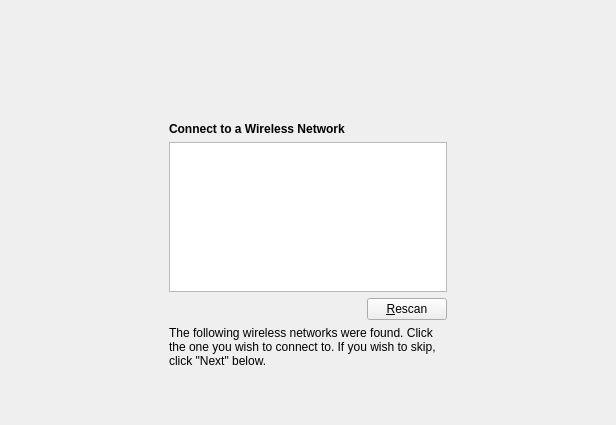
      <widget class="QWidget" name="Page_Wifi">
       <layout class="QGridLayout" name="gridLayout_8">
        <item row="0" column="1">
         <spacer name="verticalSpacer_14">
          <property name="orientation">
           <enum>Qt::Vertical</enum>
          </property>
          <property name="sizeType">
           <enum>QSizePolicy::Fixed</enum>
          </property>
          <property name="sizeHint" stdset="0">
           <size>
            <width>20</width>
            <height>50</height>
           </size>
          </property>
         </spacer>
        </item>
        <item row="1" column="0" rowspan="2">
         <spacer name="horizontalSpacer_24">
          <property name="orientation">
           <enum>Qt::Horizontal</enum>
          </property>
          <property name="sizeType">
           <enum>QSizePolicy::Preferred</enum>
          </property>
          <property name="sizeHint" stdset="0">
           <size>
            <width>158</width>
            <height>288</height>
           </size>
          </property>
         </spacer>
        </item>
        <item row="1" column="1">
         <layout class="QVBoxLayout" name="verticalLayout_5">
          <item>
           <layout class="QHBoxLayout" name="horizontalLayout_5">
            <item>
             <spacer name="horizontalSpacer_20">
              <property name="orientation">
               <enum>Qt::Horizontal</enum>
              </property>
              <property name="sizeHint" stdset="0">
               <size>
                <width>40</width>
                <height>20</height>
               </size>
              </property>
             </spacer>
            </item>
            <item>
             <widget class="QLabel" name="label_19">
              <property name="sizePolicy">
               <sizepolicy hsizetype="Fixed" vsizetype="Fixed">
                <horstretch>0</horstretch>
                <verstretch>0</verstretch>
               </sizepolicy>
              </property>
              <property name="minimumSize">
               <size>
                <width>55</width>
                <height>55</height>
               </size>
              </property>
              <property name="maximumSize">
               <size>
                <width>55</width>
                <height>55</height>
               </size>
              </property>
              <property name="styleSheet">
               <string notr="true">border: transparent;
background: transparent;</string>
              </property>
              <property name="text">
               <string/>
              </property>
              <property name="pixmap">
               <pixmap resource="pc-firstboot.qrc">:/modules/images/network.png</pixmap>
              </property>
              <property name="scaledContents">
               <bool>true</bool>
              </property>
             </widget>
            </item>
            <item>
             <spacer name="horizontalSpacer_21">
              <property name="orientation">
               <enum>Qt::Horizontal</enum>
              </property>
              <property name="sizeHint" stdset="0">
               <size>
                <width>40</width>
                <height>20</height>
               </size>
              </property>
             </spacer>
            </item>
           </layout>
          </item>
          <item>
           <widget class="QLabel" name="label_20">
            <property name="font">
             <font>
              <weight>75</weight>
              <bold>true</bold>
             </font>
            </property>
            <property name="styleSheet">
             <string notr="true">background: transparent;</string>
            </property>
            <property name="text">
             <string>Connect to a Wireless Network</string>
            </property>
           </widget>
          </item>
          <item>
           <widget class="QListWidget" name="listWidgetWifi">
            <property name="maximumSize">
             <size>
              <width>16777215</width>
              <height>150</height>
             </size>
            </property>
           </widget>
          </item>
          <item>
           <layout class="QHBoxLayout" name="horizontalLayout_6">
            <item>
             <spacer name="horizontalSpacer_22">
              <property name="orientation">
               <enum>Qt::Horizontal</enum>
              </property>
              <property name="sizeHint" stdset="0">
               <size>
                <width>198</width>
                <height>20</height>
               </size>
              </property>
             </spacer>
            </item>
            <item>
             <widget class="QPushButton" name="pushButtonRescan">
              <property name="text">
               <string>&amp;Rescan</string>
              </property>
              <property name="icon">
               <iconset resource="pc-firstboot.qrc">
                <normaloff>:/modules/images/view-refresh.png</normaloff>:/modules/images/view-refresh.png</iconset>
              </property>
             </widget>
            </item>
           </layout>
          </item>
          <item>
           <widget class="QLabel" name="label_21">
            <property name="styleSheet">
             <string notr="true">background: transparent;</string>
            </property>
            <property name="text">
             <string>The following wireless networks were found. Click the one you wish to connect to. If you wish to skip, click &quot;Next&quot; below. </string>
            </property>
            <property name="wordWrap">
             <bool>true</bool>
            </property>
           </widget>
          </item>
          <item>
           <spacer name="verticalSpacer_15">
            <property name="orientation">
             <enum>Qt::Vertical</enum>
            </property>
            <property name="sizeHint" stdset="0">
             <size>
              <width>20</width>
              <height>13</height>
             </size>
            </property>
           </spacer>
          </item>
         </layout>
        </item>
        <item row="1" column="2">
         <spacer name="horizontalSpacer_23">
          <property name="orientation">
           <enum>Qt::Horizontal</enum>
          </property>
          <property name="sizeType">
           <enum>QSizePolicy::Preferred</enum>
          </property>
          <property name="sizeHint" stdset="0">
           <size>
            <width>158</width>
            <height>228</height>
           </size>
          </property>
         </spacer>
        </item>
        <item row="2" column="1">
         <spacer name="verticalSpacer_16">
          <property name="orientation">
           <enum>Qt::Vertical</enum>
          </property>
          <property name="sizeHint" stdset="0">
           <size>
            <width>20</width>
            <height>27</height>
           </size>
          </property>
         </spacer>
        </item>
       </layout>
      </widget>
